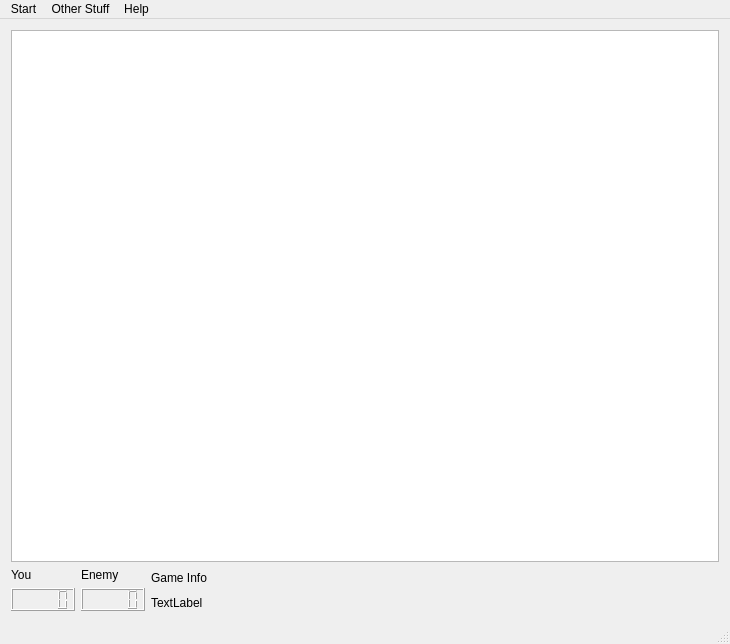
<?xml version="1.0" encoding="UTF-8"?>
<ui version="4.0">
 <class>EpikonMainWindow</class>
 <widget class="QMainWindow" name="EpikonMainWindow">
  <property name="geometry">
   <rect>
    <x>0</x>
    <y>0</y>
    <width>730</width>
    <height>644</height>
   </rect>
  </property>
  <property name="windowTitle">
   <string>EpikonMainWindow</string>
  </property>
  <property name="styleSheet">
   <string notr="true"/>
  </property>
  <widget class="QWidget" name="centralWidget">
   <layout class="QVBoxLayout" name="verticalLayout">
    <item>
     <widget class="QGraphicsView" name="gameView">
      <property name="dragMode">
       <enum>QGraphicsView::RubberBandDrag</enum>
      </property>
     </widget>
    </item>
    <item>
     <layout class="QHBoxLayout" name="horizontalLayout">
      <item>
       <layout class="QGridLayout" name="gridLayout">
        <item row="0" column="0">
         <widget class="QLabel" name="l_you">
          <property name="text">
           <string>You</string>
          </property>
         </widget>
        </item>
        <item row="0" column="1">
         <widget class="QLabel" name="l_enemy">
          <property name="text">
           <string>Enemy</string>
          </property>
         </widget>
        </item>
        <item row="1" column="0">
         <widget class="QLCDNumber" name="lcd_you"/>
        </item>
        <item row="1" column="1">
         <widget class="QLCDNumber" name="lcd_enemy"/>
        </item>
       </layout>
      </item>
      <item>
       <layout class="QGridLayout" name="gridLayout_2">
        <item row="0" column="0">
         <widget class="QLabel" name="l_gameinfo">
          <property name="text">
           <string>Game Info</string>
          </property>
         </widget>
        </item>
        <item row="0" column="1">
         <spacer name="horizontalSpacer">
          <property name="orientation">
           <enum>Qt::Horizontal</enum>
          </property>
          <property name="sizeHint" stdset="0">
           <size>
            <width>40</width>
            <height>20</height>
           </size>
          </property>
         </spacer>
        </item>
        <item row="1" column="0" colspan="2">
         <widget class="QLabel" name="l_displaygameinfo">
          <property name="text">
           <string>TextLabel</string>
          </property>
         </widget>
        </item>
       </layout>
      </item>
     </layout>
    </item>
   </layout>
  </widget>
  <widget class="QMenuBar" name="menuBar">
   <property name="geometry">
    <rect>
     <x>0</x>
     <y>0</y>
     <width>730</width>
     <height>21</height>
    </rect>
   </property>
   <widget class="QMenu" name="menuStart">
    <property name="title">
     <string>Start</string>
    </property>
    <addaction name="actionNew_Game"/>
    <addaction name="separator"/>
    <addaction name="actionConnectToServer"/>
    <addaction name="actionNewNetGame"/>
    <addaction name="separator"/>
    <addaction name="actionAllow_Others_to_Connect_to_me"/>
   </widget>
   <widget class="QMenu" name="menuOther_Stuff">
    <property name="title">
     <string>Other Stuff</string>
    </property>
    <addaction name="actionPreferences"/>
    <addaction name="separator"/>
    <addaction name="actionExit"/>
   </widget>
   <widget class="QMenu" name="menuHelp">
    <property name="title">
     <string>Help</string>
    </property>
    <addaction name="actionAbout_Epikon"/>
    <addaction name="actionAbout_Qt"/>
   </widget>
   <addaction name="menuStart"/>
   <addaction name="menuOther_Stuff"/>
   <addaction name="menuHelp"/>
  </widget>
  <widget class="QStatusBar" name="statusBar"/>
  <action name="actionNew_Game">
   <property name="text">
    <string>New Game</string>
   </property>
  </action>
  <action name="actionConnectToServer">
   <property name="text">
    <string>Connect To Server</string>
   </property>
  </action>
  <action name="actionNewNetGame">
   <property name="text">
    <string>New Net Game</string>
   </property>
  </action>
  <action name="actionAbout_Epikon">
   <property name="text">
    <string>About Epikon</string>
   </property>
  </action>
  <action name="actionAbout_Qt">
   <property name="text">
    <string>About Qt</string>
   </property>
  </action>
  <action name="actionPreferences">
   <property name="text">
    <string>Preferences</string>
   </property>
  </action>
  <action name="actionExit">
   <property name="text">
    <string>Exit</string>
   </property>
  </action>
  <action name="actionAllow_Others_to_Connect_to_me">
   <property name="checkable">
    <bool>true</bool>
   </property>
   <property name="text">
    <string>Allow others to connect to me</string>
   </property>
  </action>
 </widget>
 <layoutdefault spacing="6" margin="11"/>
 <resources/>
 <connections/>
</ui>
